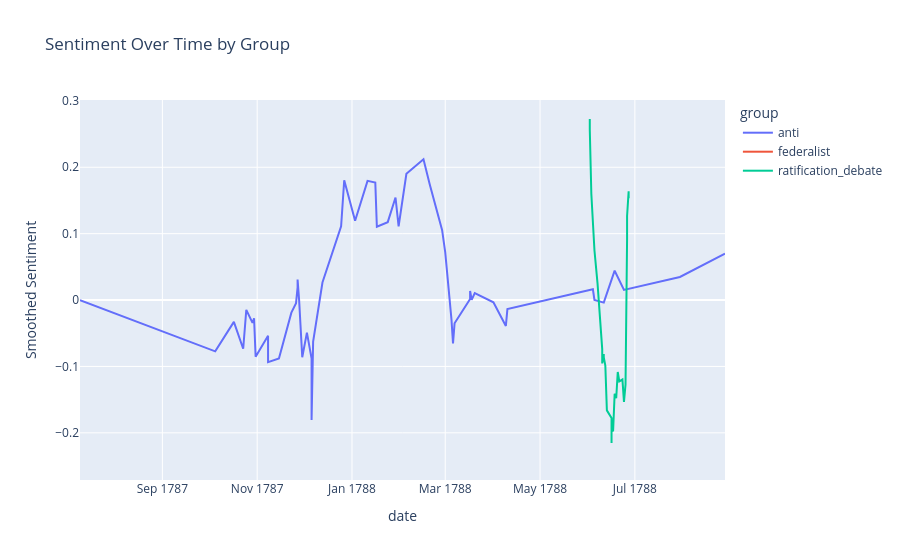

Notebook code for this chart:
### Code cell
## ---- Riff: Sentiment Over Time ---- ##

# ----------------------------
# 1. Merge sentiment with metadata
# ----------------------------

SENT_TIME = DOC_SENT.join(LIB[['date']])

# ----------------------------
# 2. Clean + convert dates
# ----------------------------

# drop missing dates
SENT_TIME = SENT_TIME.dropna(subset=['date'])

# convert to datetime (safe)
SENT_TIME['date'] = pd.to_datetime(SENT_TIME['date'], errors='coerce')

# drop any failed conversions
SENT_TIME = SENT_TIME.dropna(subset=['date'])

# ----------------------------
# 3. Sort by time
# ----------------------------

SENT_TIME = SENT_TIME.sort_values('date')

# ----------------------------
# 4. Smooth sentiment (rolling mean)
# ----------------------------

SENT_TIME['sent_smooth'] = (
    SENT_TIME
    .groupby('group')['sent_mean']
    .transform(lambda x: x.rolling(5, min_periods=1).mean())
)

# ----------------------------
# 5. Plot
# ----------------------------

fig = px.line(
    SENT_TIME,
    x='date',
    y='sent_smooth',
    color='group',
    title='Sentiment Over Time by Group',
    labels={'sent_smooth': 'Smoothed Sentiment'}
)

fig.show()
